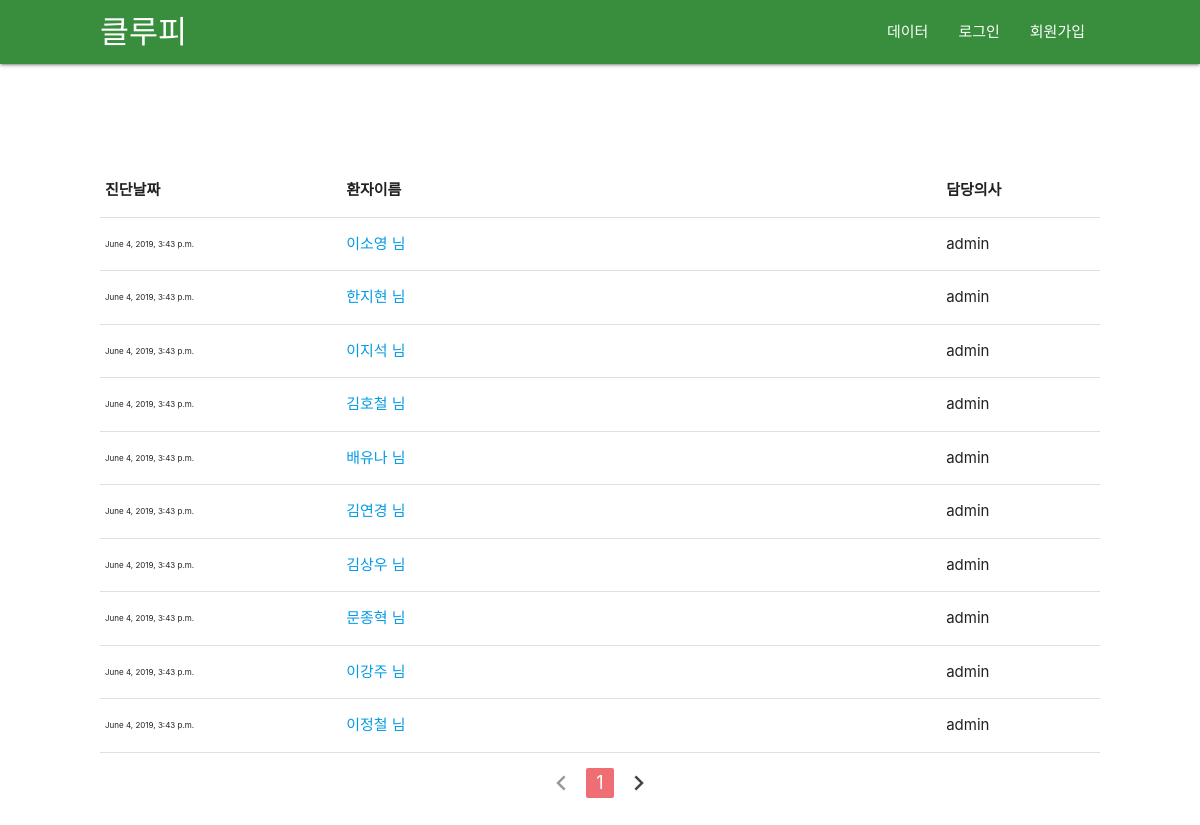
The page /list/ on the database as committed earlier.
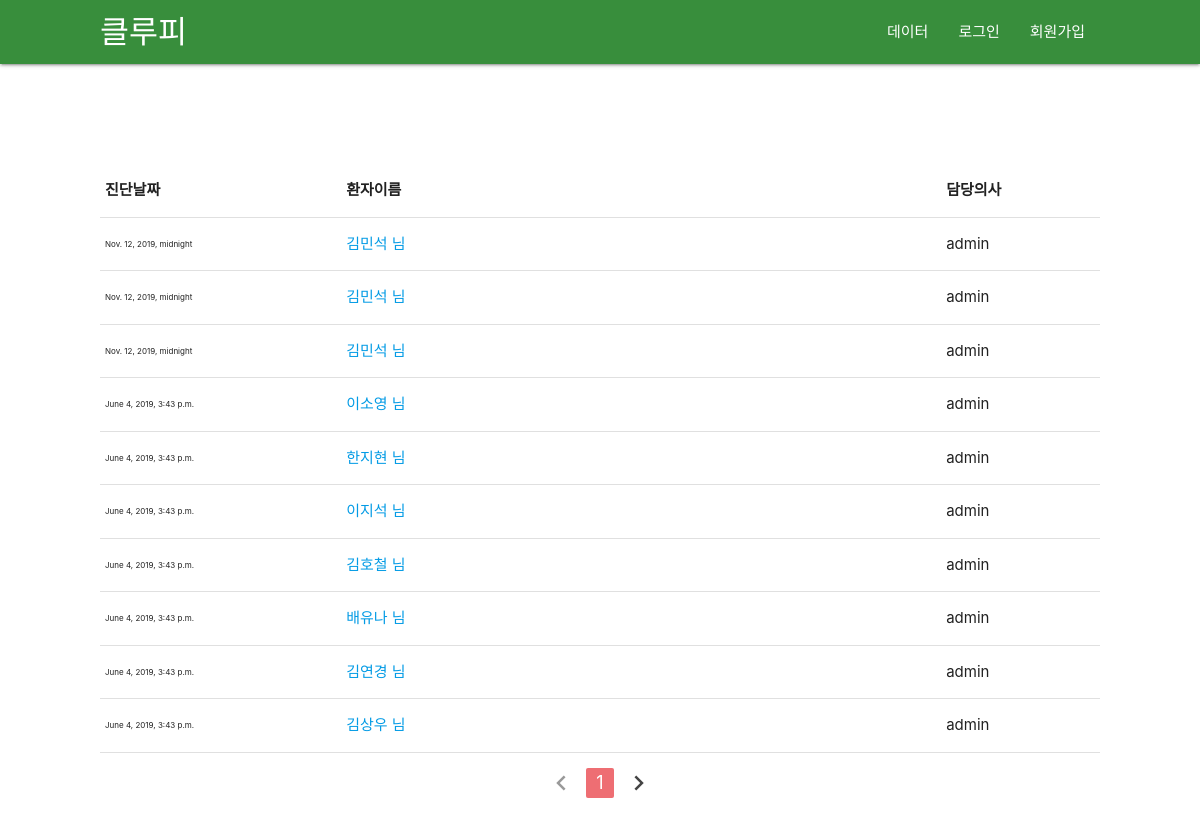
The same page on the database as committed later.
### scoring/models.py (models this page shows, shortened)
class ScoreList(models.Model):
    user = models.ForeignKey(User, on_delete=models.CASCADE, null=True) # 담당의
    name = models.CharField(max_length=200,null=True) # 성명
    gender = models.IntegerField(null=True) # 성별
    age = models.IntegerField(null=True) # 연령
    blood_type = models.IntegerField(null=True) # 혈액형
    height = models.FloatField(null=True) # 신장
    weight = models.FloatField(null=True) # 몸무게
    past_diagnostic_record = models.IntegerField(null=True) # 과거력
    pub_date = models.DateTimeField(null=True) # 진달일
    score = models.FloatField(null=True) # 점수
    pass_or_fail = models.BooleanField(null=True) # 치매여부
    ASF = models.FloatField(null=True) # 두개골과 두뇌사이 공간
    nWBV = models.FloatField(null=True) # 전체 뇌용량 정규화
    eTIV = models.IntegerField(null=True) # 추정 내척추수액
    CDR = models.FloatField(null=True) # 임상 치매 평가
    MMSE = models.FloatField(null=True) # 간이 정신 상태 검사
    SES = models.FloatField(null=True) # 사화족 지위
    educ = models.IntegerField(null=True) # 교육 기간
    MR_delay = models.IntegerField(null=True) # 딜레이
    hand = models.IntegerField(null=True) # 손잡이
    test = models.BooleanField(null=True) # 테스트

### scoring/views.py (the view)
# urls.py: path('list/', scoring.views.list, name='list'),
def list(request):
    subjects = ScoreList.objects.all().order_by('-id').filter(test=None)
    paginator = Paginator(subjects, 10)
    try:
        page = request.GET.get('page', 1)
    except PageNotAnInteger:
        page = 1
    lists = paginator.get_page(page)
    return render(request, 'list.html', {'lists':lists})

### scoring/templates/list.html
{% extends "base.html" %}
{% block content %}
{% load static %}
<section class="patient-list">
    <div class="con">
        <table class="highlight">
            <thead>
                <tr>
                    <th>진단날짜</th>
                    <th>환자이름</th>
                    <th>담당의사</th>
                </tr>
            </thead>
            <tbody>
                {% for list in lists %}
                <tr>
                    <td style="font-size: 8px;">{{ list.pub_date }}</td>
                    <td style="width: 60%"><a href="{% url 'result' list.id%}">{{ list.name }} 님</a></td>
                    <td>{{ list.user.username }}</td>
                </tr>
                {% endfor %}
            </tbody>
        </table>
        <div>
            <ul class="pagination" style="display: flex; justify-content:center;">
                {% if lists.has_previous %}
                <li class="waves-effect"><a href="?page={{lists.previous_page_number}}"><i class="material-icons">chevron_left</i></a></li>
                {% else %}
                <li class="disabled"><a href="#!"><i class="material-icons">chevron_left</i></a></li>
                {% endif %}
                <li class="active"><a href="#!">{{lists.number}}</a></li>
                {% if lists.has_next %}
                <li class="waves-effect"><a href="?page={{lists.next_page_number}}"><i class="material-icons">chevron_right</i></a></li>
                {% else %}
                <li class="disabled"><a href="#!"><i class="material-icons">chevron_right</i></a></li>
                {% endif %}
            </ul>
        </div>
    </div>
</section>
{% endblock content %}

### templates/base.html (shortened to what this page needs)
{% load static %}
<!DOCTYPE html>
<html lang="en">
<head>
    <link rel="stylesheet" href="https://cdnjs.cloudflare.com/ajax/libs/materialize/1.0.0/css/materialize.min.css">
    <link rel="stylesheet" href="{% static 'css/style.css'%}">
    <link rel="stylesheet" href="{% static 'css/account.css'%}">
</head>
<body>
    <div class="navbar-fixed">
        <nav class="green darken-2">
            <div style="max-width: 1000px; margin:auto;" class="nav-wrapper">
            <a href="{% url 'home' %}" class="brand-logo">클루피</a>
            <ul class="right hide-on-med-and-down">
                {% if user.is_authenticated %}
                <li><a href="{% url 'list' %}">{{user.username}}</a></li>
                {% if user.username == 'admin' %}
                <li><a href="{% url 'image_analysis' %}">이미지분석</a></li>
                <li><a href="{% url 'data_analysis' %}">데이터분석</a></li>
                {% endif %}
                <li><a href="{% url 'select' %}">채점하기</a></li>
                <li><a href="{% url 'analysis' %}">데이터</a></li>
                <li><a href="javascript:{document.getElementById('logout').submit()}">로그아웃</a>
                    <form id="logout" method="POST" action="{% url 'logout' %}">
                        {% csrf_token %} <input type="hidden" />
                    </form>
                </li>
                {% else %}
                <li><a href="{% url 'analysis' %}">데이터</a></li>
                <li><a href="{% url 'login' %}">로그인</a></li>
                <li><a href="{% url 'signup' %}">회원가입</a></li>
                {% endif %}
            </ul>
            </div>
        </nav>
    </div>
    {% block content %}
    {% endblock %}
</body>
</html>

### scoring/static/css/style.css (style rules this page uses)
.patient-list { padding-top: 100px; padding-bottom: 100px; width: 100%; display: flex; justify-content: center; }
.patient-list .con { width: 1000px; }

Rows that differ between the two databases and show on the page:
no longer on this page (row unchanged): ScoreList: pub_date "June 4, 2019, 3:43 p.m.", name "문종혁", user.username "admin"
no longer on this page (row unchanged): ScoreList: pub_date "June 4, 2019, 3:43 p.m.", name "이강주", user.username "admin"
no longer on this page (row unchanged): ScoreList: pub_date "June 4, 2019, 3:43 p.m.", name "이정철", user.username "admin"
added ScoreList: pub_date "Nov. 12, 2019, midnight", name "김민석", user.username "admin"
added ScoreList: pub_date "Nov. 12, 2019, midnight", name "김민석", user.username "admin"
added ScoreList: pub_date "Nov. 12, 2019, midnight", name "김민석", user.username "admin"
